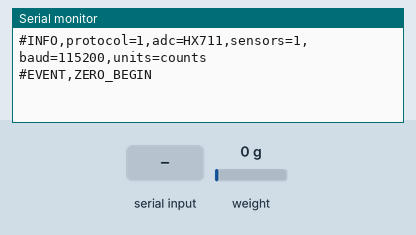
The sketch below on a simulated Arduino Uno, built with avr-gcc and run on an emulated ATmega328P. On the bench: the last lines printed to the serial monitor. Inputs (shaded band) come from the test bench; at power-on: weight on the scale 0 g.

Above: at 1.2 s.
1.3 s: "PING\n" received over Serial
At 1.31 s:
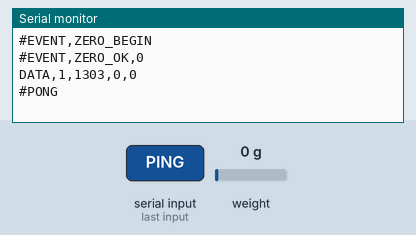
2.8 s: "1\n" received over Serial
At 2.82 s:
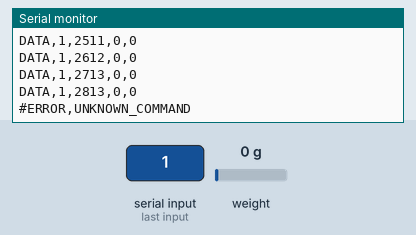
4.3 s: weight on the scale set to 100 g
At 4.33 s:
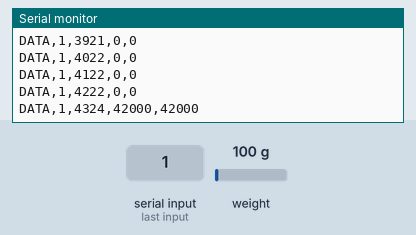
5.8 s: byte 13 ('\r') received over Serial
7.3 s: byte 10 ('\n') received over Serial
8.8 s: weight on the scale set to 1250 g
At 8.88 s:
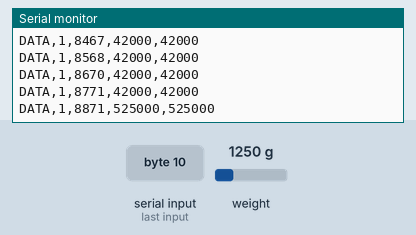
Timing chart, 0 to 11.3 s (numbered marks = the images above; inputs shaded):
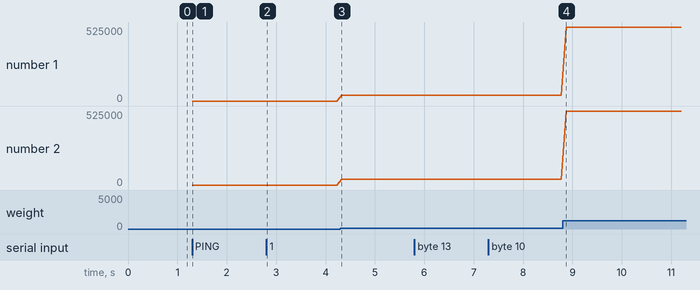

The sketch:

telltale_hx711.ino
```cpp
/*
  Electronic Sail Telltales – HX711 single-gauge prototype
  Board: Arduino Uno (ATmega328P)
  Library: bogde/HX711 (install "HX711" from Arduino IDE Library Manager)

  Serial data: DATA,<sensor_id>,<arduino_millis>,<raw_counts>,<zeroed_counts>
  Commands: ZERO, PING, INFO (each terminated by newline)

  IMPORTANT: counts are NOT volts, strain or wind speed.
  Actual sample rate depends on HX711 board RATE hardware configuration.
*/
#include <Arduino.h>
#include "HX711.h"
#include <string.h>

const uint8_t DATA_PIN = 2;
const uint8_t CLOCK_PIN = 3;
const uint8_t SENSOR_ID = 1;
const unsigned long SERIAL_BAUD = 115200;
const uint8_t BASELINE_SAMPLES = 12;
const unsigned long WARNING_INTERVAL_MS = 2500;

HX711 adc;
long zeroOffset = 0;
long zeroTotal = 0;
uint8_t zeroReadings = 0;
bool zeroInProgress = true;
unsigned long lastDataTime = 0;
unsigned long lastWarningTime = 0;
char commandBuffer[16];
uint8_t commandLength = 0;

void beginZero() {
  zeroTotal = 0;
  zeroReadings = 0;
  zeroInProgress = true;
  Serial.println(F("#EVENT,ZERO_BEGIN"));
}

void handleCommand(const char *cmd) {
  if (strcmp(cmd, "ZERO") == 0) {
    beginZero();
  } else if (strcmp(cmd, "PING") == 0) {
    Serial.println(F("#PONG"));
  } else if (strcmp(cmd, "INFO") == 0) {
    Serial.println(F("#INFO,protocol=1,adc=HX711,sensors=1,baud=115200,units=counts"));
  } else if (cmd[0] != '\0') {
    Serial.println(F("#ERROR,UNKNOWN_COMMAND"));
  }
}

void readCommands() {
  while (Serial.available()) {
    const char c = (char)Serial.read();
    if (c == '\r') continue;
    if (c == '\n') {
      commandBuffer[commandLength] = '\0';
      handleCommand(commandBuffer);
      commandLength = 0;
    } else if (commandLength < sizeof(commandBuffer) - 1) {
      commandBuffer[commandLength++] = c;
    } else {
      // Discard an overlong command rather than overflowing the buffer.
      commandLength = 0;
      Serial.println(F("#ERROR,COMMAND_TOO_LONG"));
    }
  }
}

void setup() {
  Serial.begin(SERIAL_BAUD);
  adc.begin(DATA_PIN, CLOCK_PIN, 128); // HX711 channel A, gain 128
  Serial.println(F("#INFO,protocol=1,adc=HX711,sensors=1,baud=115200,units=counts"));
  beginZero();
  lastDataTime = millis();
  lastWarningTime = millis();
}

void loop() {
  readCommands();

  // Never wait indefinitely for a disconnected or incorrectly wired ADC.
  if (adc.is_ready()) {
    const long raw = adc.read();
    lastDataTime = millis();

    if (zeroInProgress) {
      zeroTotal += raw;
      ++zeroReadings;
      if (zeroReadings >= BASELINE_SAMPLES) {
        zeroOffset = zeroTotal / (long)BASELINE_SAMPLES;
        zeroInProgress = false;
        Serial.print(F("#EVENT,ZERO_OK,"));
        Serial.println(zeroOffset);
      }
      return;
    }

    Serial.print(F("DATA,"));
    Serial.print(SENSOR_ID);
    Serial.print(',');
    Serial.print(millis());
    Serial.print(',');
    Serial.print(raw);
    Serial.print(',');
    Serial.println(raw - zeroOffset);
  } else {
    const unsigned long now = millis();
    if (now - lastWarningTime >= WARNING_INTERVAL_MS &&
        now - lastDataTime >= WARNING_INTERVAL_MS) {
      Serial.println(F("#WARN,HX711_NOT_READY_CHECK_POWER_AND_WIRING"));
      lastWarningTime = now;
    }
  }
}
```

Measured:
- after the input at 1.3 s, the serial monitor: prints a new line at once (image 1)
- after the input at 2.8 s, the serial monitor: prints a new line at once (image 2)
- after the input at 4.3 s, the serial monitor: prints a new line at once (image 3)
- after the input at 8.8 s, the serial monitor: prints a new line after 0.07 s (image 4)
- plotted number 1: 0 → 42000 after the input at 4.3 s, 42000 → 525000 after the input at 8.8 s
- plotted number 2: 0 → 42000 after the input at 4.3 s, 42000 → 525000 after the input at 8.8 s
